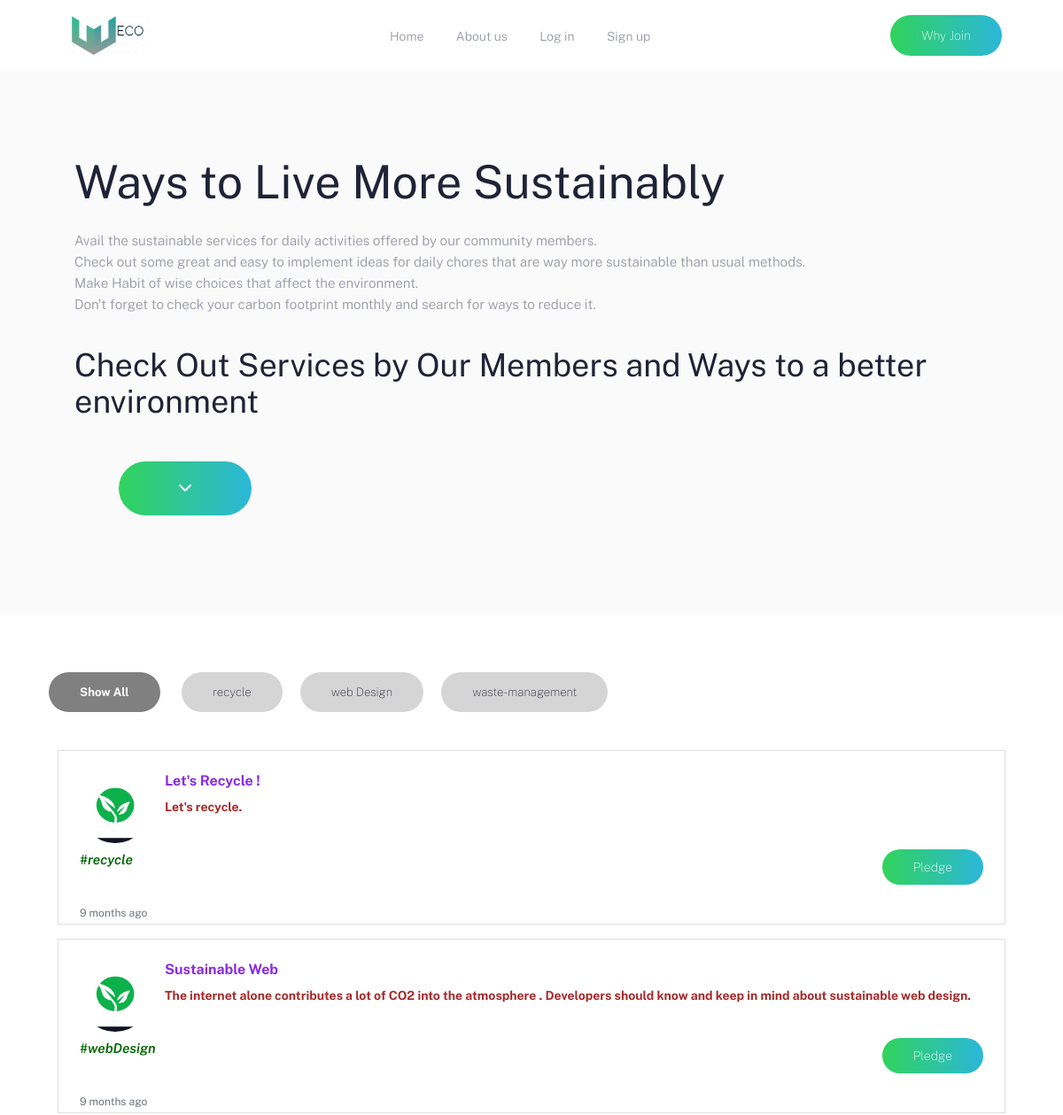
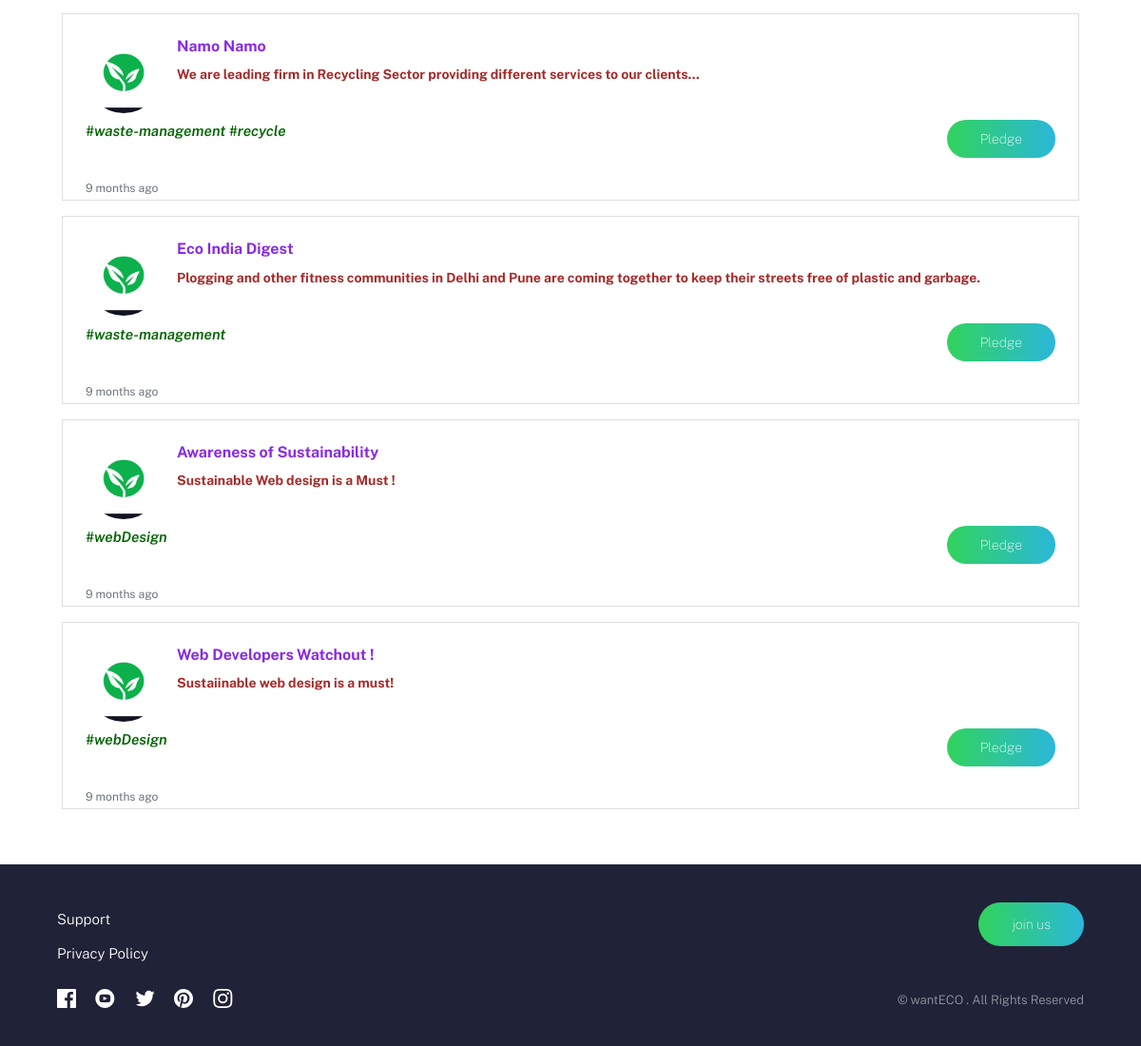
The page /?page=explore on the database its author committed (2 pictures, top to bottom).
### tables this page shows
CREATE TABLE `posts` (
  `id` int(11) NOT NULL,
  `userid` int(11) NOT NULL,
  `title` text NOT NULL,
  `post` text NOT NULL,
  `category` text NOT NULL,
  `datetime` timestamp NOT NULL DEFAULT current_timestamp() ON UPDATE current_timestamp()
);

### functions.php (called while the page is built, shortened)
<?php
  function time_since($since) {
    $chunks = array(
        array(60 * 60 * 24 * 365 , 'year'),
        array(60 * 60 * 24 * 30 , 'month'),
        array(60 * 60 * 24 * 7, 'week'),
        array(60 * 60 * 24 , 'day'),
        array(60 * 60 , 'hour'),
        array(60 , 'min'),
        array(1 , 'sec')
    );
    for ($i = 0, $j = count($chunks); $i < $j; $i++) {
        $seconds = $chunks[$i][0];
        $name = $chunks[$i][1];
        if (($count = floor($since / $seconds)) != 0) {
            break;
        }
    }
    $print = ($count == 1) ? '1 '.$name : "$count {$name}s";
    return $print;
}
?>

### Views/explore.php (the view, shortened to what this page needs)
<?php
  $sql="SELECT * from `posts`";
  $result=$link->query($sql);
?>
<section class="hero">
    <div class="container" >
      <div class="hero__text container--pall">
       <h1>
          Ways to Live More Sustainably
       </h1>
       <p>
          Avail the sustainable services for daily activities offered by our community members.<br>
          Check out some great and easy to implement ideas for daily chores that are way more sustainable than usual methods.<br>
          Make Habit of wise choices that affect the environment.<br>
          Don't forget to check your carbon footprint monthly and search for ways to reduce it.
       </p>
       <h2>
        Check Out Services by Our Members and Ways to a better environment
       </h2>
       <a href="#searchTags" class="button hero__cta"><i class="fa fa-chevron-down" aria-hidden="true"></i></a>
      </div>
  </section>
  <section class="tagsTale">
    <div id="searchTags" class="container">
      <div class="rl-btns">
      </div>
      <button href="#serviceList"
              class="active-btn"
              onclick="{
                        $('#serviceList a').show();
                        $(this).addClass('active-btn').siblings().removeClass('active-btn');
                        window.location.href='#serviceList';
                        }">
      Show All
      </button>
    </div>
        <div class="tagsTale__tagnames" id="serviceList">
          <?php while($row=$result->fetch_assoc()){ ?>
            <a href="" class="container my-2" data-tags="<?php echo $row['category']; ?>">
              <li class='media list-group-item p-4'>
              <img class='media-object d-flex align-self-start mr-3' width='80px' height='80px' style='border-radius:50%; float:left;' src='img/profile.png'>
              <div class='media-body'>
                <div class='media-heading'>
                  <h6 style='color:blueviolet;'><b><?php echo $row['title']; ?></b></h6>
                </div>
                <p class='brown'><?php echo $row['post']; ?></p>
                <p class='green'><i>#<?php echo str_replace(',', ' #', str_replace(' ', '', $row['category'])) ?></i>
                <button class='py-2 button header__cta float-right' value="<?php echo $row['id'] ?>" id='pledge'>Pledge</button></p>
                <p><small class='float-left text-muted'><?php echo time_since(time()-strtotime($row['datetime'])+12600) ?> ago</small></p>
              </div>
              </li>
            </a>
          <?php } ?>
        </div>
  </section>

### Views/header.php (shortened to what this page needs)
<!DOCTYPE html>
<html lang="en">
<head>
  <link rel="stylesheet" href="https://stackpath.bootstrapcdn.com/bootstrap/4.5.0/css/bootstrap.min.css"
>
  <link rel="stylesheet" href="https://cdnjs.cloudflare.com/ajax/libs/font-awesome/4.7.0/css/font-awesome.min.css"  />
  <link rel="stylesheet" type="text/css" href="app/scss/style.css" >
  <link rel="stylesheet" type="text/css" href="app/scss/edits.css" >
</head>
<body>
  <header class="header">
    <nav class="container container--pall flex flex-jc-sb flex-ai-c">
      <img src="img/logo.jpeg" width="100px" onclick="{window.location.href='index.php'}" style="cursor: pointer;">
      <div class="header__links hide-for-mobile">
        <a href="/wantECO/"> Home</a>
        <a href="?page=about"> About us</a>
        <?php if(isset($_SESSION['id'])){ ?>
          <a href="?process=logout">Log Out</a>
        <?php }else{   ?>
          <a data-toggle="modal" data-target="#login-modal" href="#">Log in</a>
          <a data-toggle="modal" data-target="#signup-modal" href="#">Sign up</a>
        <?php  }  ?>
      </div>
      <?php if(isset($_SESSION['id'])){ ?>
      <a href="?page=contribute" class="header__cta hide-for-mobile ">
        <i class="user-ico fas fa-2x fa-user-circle"></i>
      </a>
        <?php }else{   ?>
      <a href="?page=join" class="button header__cta hide-for-mobile ">Why Join</a>
      <?php  }  ?>
    </nav>
  </header>

### index.php
<?php
    include("functions.php");
    include("Views/header.php");
    if($_GET["page"]=="about"){
        include("Views/about.php");
    }else if($_GET["page"]=="explore"){
        include("Views/explore.php");
    }else if($_GET["page"]=="contribute"){
        include("Views/contribute.php");
    }else if($_GET["page"]=="join"){
        include("Views/join.php");
    }else{
        include("Views/home.php");
    }
    include("Views/footer.php");
?>

### Views/footer.php (shortened to what this page needs)
<footer class="footer">
    <div class="container">
      <div class="footer__social">
        <a href="#">
        </a>
        <a href="#">
        </a>
        <a href="#">
        </a>
        <a href="#">
        </a>
       <a href="#">
       </a>
      </div>
     <div class="footer__links">
       <a href="#">Support</a>
       <a href="#">Privacy Policy</a>
     </div>
     <div class="footer__cta">
      <?php if(!(isset($_SESSION['id']))){ ?>
       <a href="?page=join" class="button">join us</a>
      <?php  }  ?>
     </div>
     <div class="footer__copyright">
         &copy; wantECO . All Rights Reserved
     </div>
    </div>
  </footer>
</body>
</html>

### app/scss/edits.css (style rules this page uses)
html { scroll-behavior: smooth; }
.brown { color:brown; font-size:14px; font-weight: 700; }
.green { color: darkgreen; font-weight:600; }
.active-btn { background: grey !important; font-weight: bold; color: white !important; }
.rl-btns { display: block; position:sticky; top:36.8%; transform:translateY(-50%); left:0; padding:10px; z-index: 9; }

### rows shown on the page
posts: title "Let's Recycle !", post "Let's recycle.", category "recycle", $row['id'] 1 (drawn)
posts: title "Sustainable Web", post "The internet alone contributes a lot of CO2 into the atmosphere . Developers should know and keep in mind about sustainable web design.", category "webDesign", $row['id'] 2 (drawn)
posts: title "Namo Namo", post "We are leading firm in Recycling Sector providing different services to our clients...", category "waste-management #recycle", $row['id'] 3 (drawn)
posts: title "Eco India Digest", post "Plogging and other fitness communities in Delhi and Pune are coming together to keep their streets free of plastic and garbage.", category "waste-management", $row['id'] 4 (drawn)
posts: title "Awareness of Sustainability", post "Sustainable Web design is a Must !", category "webDesign", $row['id'] 5 (drawn)
posts: title "Web Developers Watchout !", post "Sustaiinable web design is a must!", category "webDesign", $row['id'] 6 (drawn)
